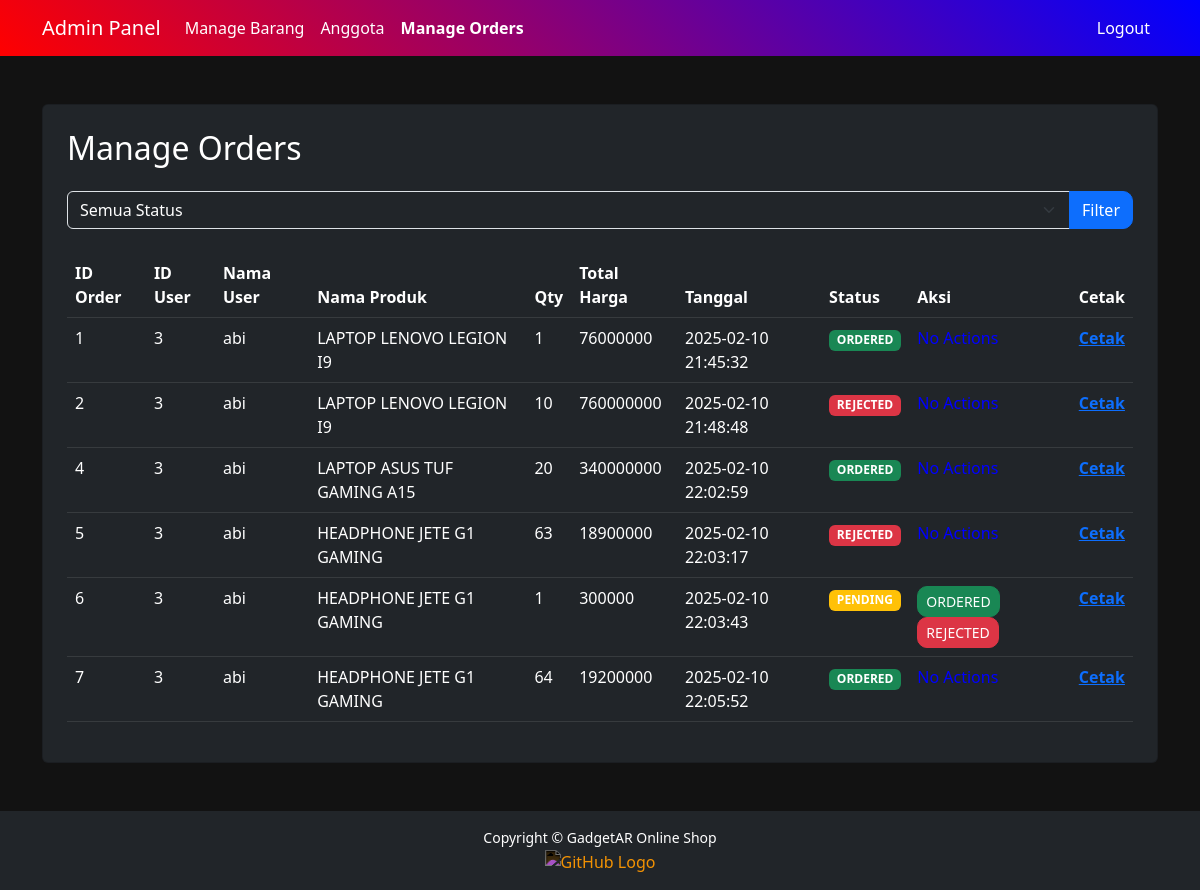
The app's page /manageOrders.php (signed in) with its own data.
### tables this page shows
CREATE TABLE `orderan` (
  `id_order` int(11) NOT NULL,
  `id_user` int(11) NOT NULL,
  `id_barang` int(11) NOT NULL,
  `qty` int(11) NOT NULL,
  `total_harga` double NOT NULL,
  `status` enum('PENDING','ORDERED','REJECTED') NOT NULL,
  `tanggal` datetime NOT NULL DEFAULT CURRENT_TIMESTAMP
);

CREATE TABLE `user` (
  `id_user` int(11) NOT NULL,
  `nama` varchar(100) NOT NULL,
  `username` varchar(50) NOT NULL,
  `password` varchar(255) NOT NULL,
  `role` enum('admin','user') NOT NULL
);

CREATE TABLE `barang` (
  `id_barang` int(11) NOT NULL,
  `nama_barang` varchar(50) NOT NULL,
  `harga_barang` double NOT NULL,
  `stok` int(11) NOT NULL,
  `gambar_barang` varchar(255) NOT NULL
);

### manageOrders.php (the view, shortened to what this page needs)
<?php
include '../koneksi.php';
$status = isset($_GET['status']) ? $_GET['status'] : '';
if (!empty($status)) {
    $stmt = $conn->prepare("
        SELECT
            o.id_order,
            o.id_user,
            o.id_barang,
            u.nama AS nama_user,
            b.nama_barang AS nama_produk,
            o.qty,
            o.total_harga,
            o.status,
            o.tanggal
        FROM orderan o
        JOIN user u ON o.id_user = u.id_user
        JOIN barang b ON o.id_barang = b.id_barang
        WHERE o.status = :status
        ORDER BY o.id_order ASC
    ");
    $stmt->execute([':status' => $status]);
} else {
    $stmt = $conn->prepare("
        SELECT
            o.id_order,
            o.id_user,
            o.id_barang,
            u.nama AS nama_user,
            b.nama_barang AS nama_produk,
            o.qty,
            o.total_harga,
            o.status,
            o.tanggal
        FROM orderan o
        JOIN user u ON o.id_user = u.id_user
        JOIN barang b ON o.id_barang = b.id_barang
        ORDER BY o.id_order ASC
    ");
    $stmt->execute();
}
$orders = $stmt->fetchAll(PDO::FETCH_ASSOC);
?>
<!DOCTYPE html>
<html lang="en">
<head>
    <link href="https://cdn.jsdelivr.net/npm/bootstrap@5.3.0/dist/css/bootstrap.min.css" rel="stylesheet">
</head>
<body>
    <nav class="navbar navbar-expand-lg navbar-dark">
        <div class="container">
            <a class="navbar-brand" href="adminDashboard.php">Admin Panel</a>
            <div class="collapse navbar-collapse" id="navbarNav">
                <ul class="navbar-nav me-auto">
                    <li class="nav-item">
                        <a class="nav-link" href="manageBarang.php">Manage Barang</a>
                    </li>
                    <li class="nav-item">
                        <a class="nav-link" href="anggota.php">Anggota</a>
                    </li>
                    <li class="nav-item">
                        <a class="nav-link active" href="manageOrders.php">Manage Orders</a>
                    </li>
                </ul>
                <ul class="navbar-nav">
                    <li class="nav-item">
                        <a class="nav-link btn btn-danger text-white" href="../logout.php" onclick="return confirm('Apakah Anda yakin ingin logout?')">Logout</a>
                    </li>
                </ul>
            </div>
        </div>
    </nav>
    <div class="container mt-5">
        <div class="card bg-dark p-4">
            <h2 class="mb-4 text-white">Manage Orders</h2>
            <form method="GET" action="manageOrders.php" class="mb-4">
                <div class="input-group">
                    <select name="status" class="form-select bg-dark text-white">
                        <option value="" <?= empty($status) ? 'selected' : '' ?>>Semua Status</option>
                    </select>
                    <button type="submit" class="btn btn-primary">Filter</button>
                </div>
            </form>
            <div class="table-responsive">
                <table class="table table-dark table-hover">
                    <thead class="table-dark">
                        <tr>
                            <th>ID Order</th>
                            <th>ID User</th>
                            <th>Nama User</th>
                            <th>Nama Produk</th>
                            <th>Qty</th>
                            <th>Total Harga</th>
                            <th>Tanggal</th>
                            <th>Status</th>
                            <th>Aksi</th>
                            <th>Cetak</th>
                        </tr>
                    </thead>
                    <tbody>
                        <?php if (!empty($orders)): ?>
                            <?php foreach ($orders as $order): ?>
                                <tr>
                                    <td><?= htmlspecialchars($order['id_order']) ?></td>
                                    <td><?= htmlspecialchars($order['id_user']) ?></td>
                                    <td><?= htmlspecialchars($order['nama_user']) ?></td>
                                    <td><?= htmlspecialchars($order['nama_produk']) ?></td>
                                    <td><?= htmlspecialchars($order['qty']) ?></td>
                                    <td><?= htmlspecialchars($order['total_harga']) ?></td>
                                    <td><?= htmlspecialchars($order['tanggal']) ?></td>
                                    <td>
                                        <span class="badge <?= $order['status'] === 'ORDERED' ? 'bg-success' : ($order['status'] === 'REJECTED' ? 'bg-danger' : 'bg-warning') ?>">
                                            <?= htmlspecialchars($order['status']) ?>
                                        </span>
                                    </td>
                                    <td>
                                        <?php if ($order['status'] === 'PENDING'): ?>
                                            <a href="updateOrder.php?id=<?= $order['id_order'] ?>&status=ORDERED" class="btn btn-success btn-sm">ORDERED</a>
                                            <a href="updateOrder.php?id=<?= $order['id_order'] ?>&status=REJECTED" class="btn btn-danger btn-sm">REJECTED</a>
                                        <?php else: ?>
                                            <span class="text-muted"><font color="blue">No Actions</span></font>
                                        <?php endif; ?>
                                    </td>
                                    <td>
                                    <a href='javascript:;' onClick='window.print()'><b>Cetak</a></b>
                                     </td>
                                </tr>
                            <?php endforeach; ?>
                        <?php else: ?>
                            <tr>
                                <td colspan="8" class="text-center text-warning">Order tidak ditemukan.</td>
                            </tr>
                        <?php endif; ?>
                    </tbody>
                </table>
            </div>
        </div>
    </div>
    <footer class="bg-dark text-center text-white py-3 mt-5">
        <div class="container">
            <p>Copyright © GadgetAR Online Shop</p>
            <a href="https://github.com/Arigta?tab=repositories" target="_blank">
                <img src="https://cdn-icons-png.flaticon.com/512/25/25231.png" alt="GitHub Logo" width="30" height="30" style="filter: invert(1);">
            </a>
        </div>
    </footer>
</body>
</html>

### manageOrders.php (style rules this page uses)
body { background: #121212; color: #ffffff; }
.navbar { background: linear-gradient(45deg, #ff0000, #800080, #0000ff); }
.navbar-brand, .nav-link { color: #fff !important; }
.active { font-weight: bold; color: #fff !important; }
.form-control, .btn { border-radius: 10px; }
.table { color: #fff; }
footer { position: relative; bottom: 0; width: 100%; background: #000000; }
footer p { margin: 0; font-size: 14px; }
footer a { text-decoration: none; margin-top: 5px; }

### records on screen
orderan: id_order "1", id_user "3", id_user.nama "abi", id_barang.nama_barang "LAPTOP LENOVO LEGION I9", qty "1", total_harga "76000000", tanggal "2025-02-10 21:45:32", status "ORDERED"
orderan: id_order "2", id_user "3", id_user.nama "abi", id_barang.nama_barang "LAPTOP LENOVO LEGION I9", qty "10", total_harga "760000000", tanggal "2025-02-10 21:48:48", status "REJECTED"
orderan: id_order "4", id_user "3", id_user.nama "abi", id_barang.nama_barang "LAPTOP ASUS TUF GAMING A15", qty "20", total_harga "340000000", tanggal "2025-02-10 22:02:59", status "ORDERED"
orderan: id_order "5", id_user "3", id_user.nama "abi", id_barang.nama_barang "HEADPHONE JETE G1 GAMING", qty "63", total_harga "18900000", tanggal "2025-02-10 22:03:17", status "REJECTED"
orderan: id_order "6", id_user "3", id_user.nama "abi", id_barang.nama_barang "HEADPHONE JETE G1 GAMING", qty "1", total_harga "300000", tanggal "2025-02-10 22:03:43", status "PENDING"
orderan: id_order "7", id_user "3", id_user.nama "abi", id_barang.nama_barang "HEADPHONE JETE G1 GAMING", qty "64", total_harga "19200000", tanggal "2025-02-10 22:05:52", status "ORDERED"
